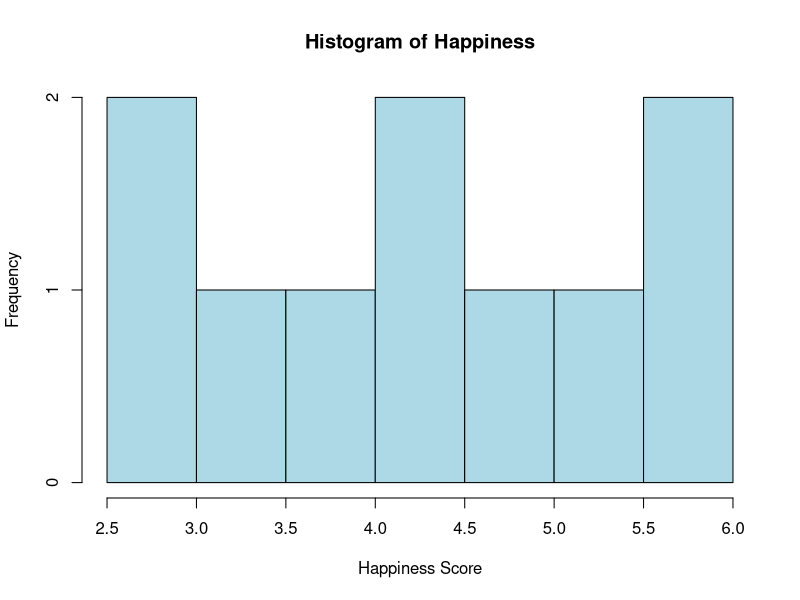
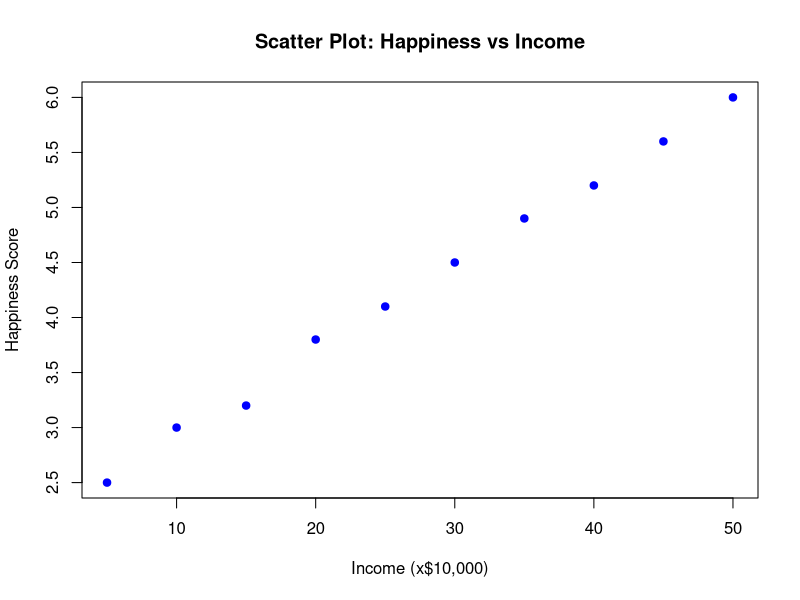
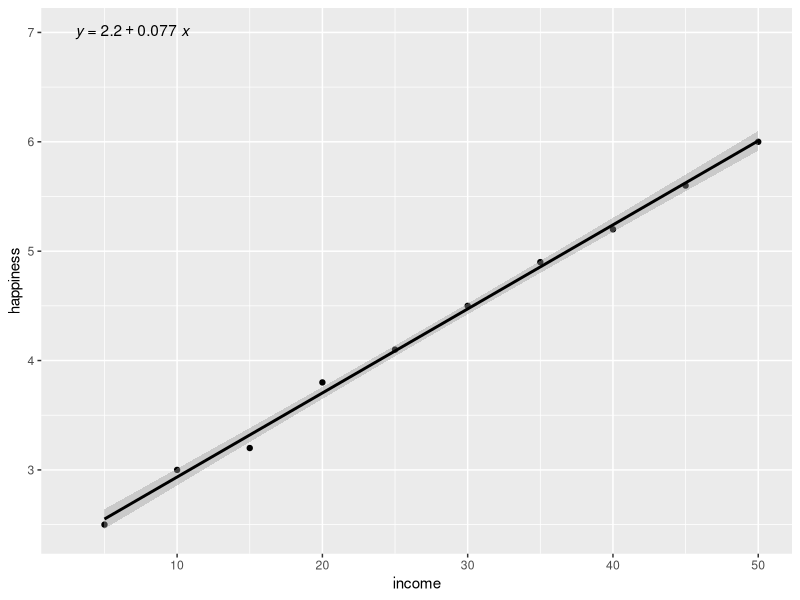

The R source for these figures, in order:
#SIMPLE LINEAR REGRESSION IN R
# Example: Happiness as a function of Income
# ---- Step 1: Load required libraries ----
library(ggplot2)
library(dplyr)
library(broom)
library(ggpubr)
# ---- Step 2: Load your data ----
# Example dataset
income.data <- data.frame(
  income = c(5, 10, 15, 20, 25, 30, 35, 40, 45, 50),
  happiness = c(2.5, 3.0, 3.2, 3.8, 4.1, 4.5, 4.9, 5.2, 5.6, 6.0)
)
# View the data
head(income.data)

# ---- Step 3: Check assumptions ----
# 3a. Check if dependent variable is normally distributed
hist(income.data$happiness,
     main = "Histogram of Happiness",
     xlab = "Happiness Score",
     col = "lightblue",
     border = "black")

# 3b. Check if relationship is approximately linear
plot(happiness ~ income, data = income.data,
     main = "Scatter Plot: Happiness vs Income",
     xlab = "Income (x$10,000)",
     ylab = "Happiness Score",
     pch = 19, col = "blue")

# ---- Step 4: Fit the linear regression model ----
model <- lm(happiness ~ income, data = income.data)

# Print model summary
summary(model)

# ---- Step 5: Visualize regression results ----

# 6a. Plot the data points
income.graph <- ggplot(income.data, aes(x = income, y = happiness)) +
  geom_point()

# 6b. Add regression line with confidence interval
income.graph <- income.graph + geom_smooth(method = "lm", col = "black")

# 6c. Add regression equation on the graph
income.graph <- income.graph +
  stat_regline_equation(label.x = 3, label.y = 7)

# Display the base graph
income.graph
